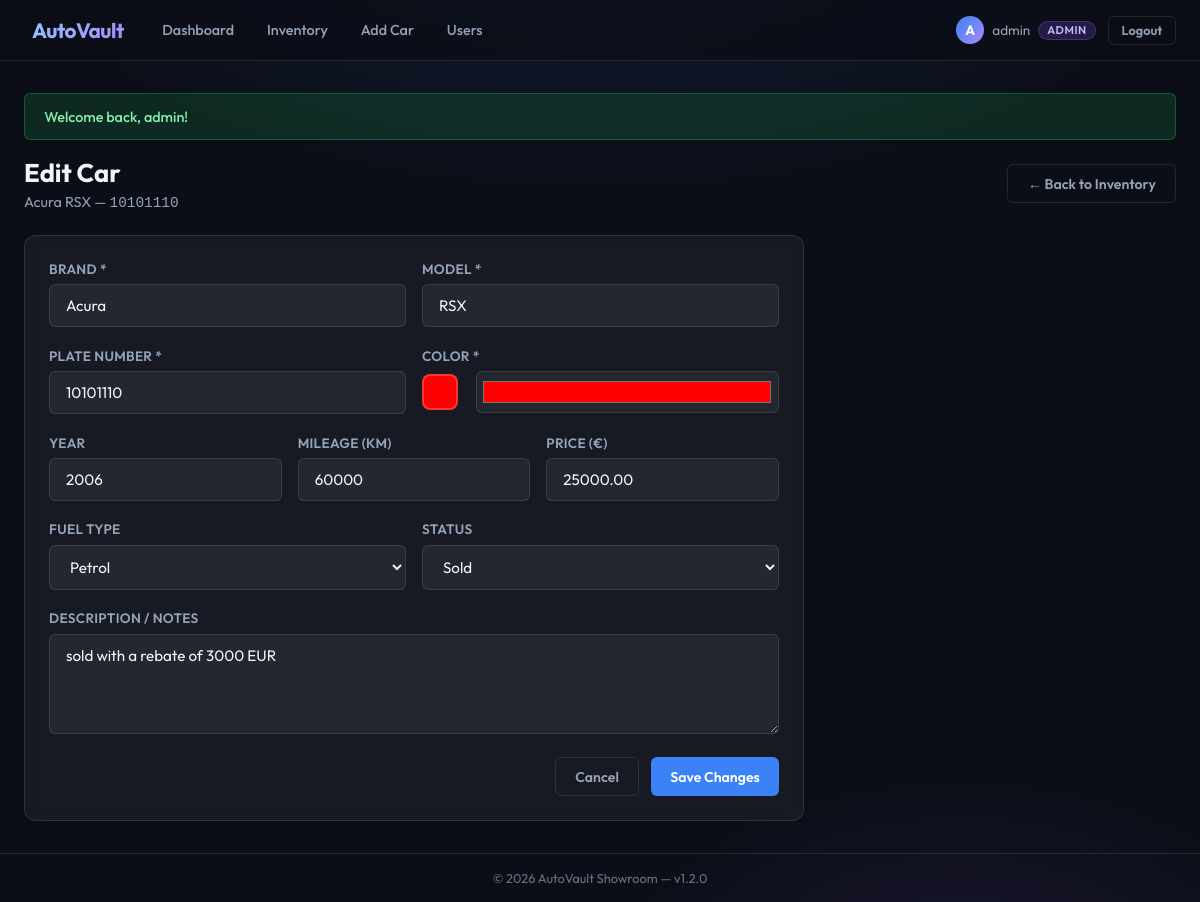
The page /edit_car.php?plate=10101110 (signed in) on the database its author committed.
### tables this page shows
CREATE TABLE `car_data` (
  `plate_number` varchar(20) NOT NULL,
  `car_model` varchar(120) NOT NULL,
  `brand` varchar(80) NOT NULL DEFAULT '',
  `year` year(4) DEFAULT NULL,
  `mileage` int(10) unsigned DEFAULT NULL,
  `price` decimal(12,2) DEFAULT NULL,
  `fuel_type` enum('petrol','diesel','electric','hybrid','lpg','other') NOT NULL DEFAULT 'petrol',
  `status` enum('available','sold','reserved') NOT NULL DEFAULT 'available',
  `description` text DEFAULT NULL,
  `color` varchar(50) NOT NULL,
  PRIMARY KEY (`plate_number`),
  CONSTRAINT `fk_car_data_cars` FOREIGN KEY (`plate_number`) REFERENCES `cars` (`plate_number`) ON DELETE CASCADE ON UPDATE CASCADE
);

CREATE TABLE `cars` (
  `plate_number` varchar(20) NOT NULL,
  `created_at` timestamp NOT NULL DEFAULT current_timestamp(),
  `updated_at` timestamp NOT NULL DEFAULT current_timestamp() ON UPDATE current_timestamp(),
  PRIMARY KEY (`plate_number`)
);

### App/Autoloader.php (called while the page is built, shortened)
<?php
spl_autoload_register(function ($class) {
    $base_dir = __DIR__ . '/';
    $relative_class = substr($class, 4);
    $file = $base_dir . str_replace('\\', '/', $relative_class) . '.php';
});

### App/Database.php (called while the page is built, shortened)
<?php
class Database {
    private static ?PDO $pdo = null;
    public static function getConnection(): PDO {
        if (self::$pdo === null) {
            $dsn = 'mysql:host=' . DB_HOST . ';dbname=' . DB_NAME . ';charset=' . DB_CHARSET;
            self::$pdo = new PDO($dsn, DB_USER, DB_PASS, [
                PDO::ATTR_ERRMODE            => PDO::ERRMODE_EXCEPTION,
                PDO::ATTR_DEFAULT_FETCH_MODE => PDO::FETCH_ASSOC,
                PDO::ATTR_EMULATE_PREPARES   => false,
            ]);
        }
        return self::$pdo;
    }
}

### App/Services/CarService.php (called while the page is built, shortened)
<?php
class CarService {
    private CarRepository $repo;
    public function __construct() {
        $this->repo = new CarRepository();
    }
    public function getCar(string $plate): ?array {
        return $this->repo->getByPlate($plate);
    }
}

### App/Repositories/CarRepository.php (called while the page is built, shortened)
<?php
class CarRepository {
    private PDO $pdo;
    public function __construct() {
        $this->pdo = Database::getConnection();
    }
    public function getByPlate(string $plate): ?array {
        $stmt = $this->pdo->prepare('
            SELECT c.plate_number, cd.brand, cd.car_model, cd.color, cd.year, cd.mileage,
                   cd.price, cd.fuel_type, cd.status, cd.description, c.created_at, c.updated_at
            FROM cars c
            JOIN car_data cd ON c.plate_number = cd.plate_number
            WHERE c.plate_number = ?
        ');
        $stmt->execute([$plate]);
        $car = $stmt->fetch();
        return $car ?: null;
    }
}

### edit_car.php (the view, shortened to what this page needs)
<?php
require_once __DIR__ . '/config.php';
require_once __DIR__ . '/layout.php';
$plate = trim($_GET['plate'] ?? '');
$carService = new \App\Services\CarService();
$car = $carService->getCar($plate);
$vals   = $car;
?>
<div class="page-header">
  <div>
    <h1 class="page-title"><?= isAdmin() ? 'Edit Car' : 'Update Status &amp; Notes' ?></h1>
    <p class="page-subtitle">
      <?= h($car['brand']) ?> <?= h($car['car_model']) ?> &mdash;
      <code><?= h($car['plate_number']) ?></code>
    </p>
  </div>
  <a href="cars.php" class="btn btn-ghost">← Back to Inventory</a>
</div>
<?php if (isAdmin()): ?>
<div class="card" style="max-width:780px">
  <form method="post" action="edit_car.php?plate=<?= urlencode($plate) ?>">
    <div class="form-row">
      <div class="form-group">
        <label class="form-label" for="brand">Brand *</label>
        <input id="brand" type="text" name="brand" class="form-control"
               value="<?= h($vals['brand']) ?>" required maxlength="80">
      </div>
      <div class="form-group">
        <label class="form-label" for="car_model">Model *</label>
        <input id="car_model" type="text" name="car_model" class="form-control"
               value="<?= h($vals['car_model']) ?>" required maxlength="120">
      </div>
    </div>
    <div class="form-row">
      <div class="form-group">
        <label class="form-label" for="plate_number">Plate Number *</label>
        <input id="plate_number" type="text" name="plate_number" class="form-control"
               value="<?= h($vals['plate_number']) ?>" required maxlength="20"
               style="text-transform:uppercase">
      </div>
      <div class="form-group">
        <label class="form-label" for="colorInput">Color *</label>
        <div style="display:flex;gap:.75rem;align-items:center">
          <span id="colorPreview" data-color-for="colorInput" class="color-swatch"
                style="width:36px;height:36px;border-radius:8px;flex-shrink:0;background:<?= h($vals['color']) ?>"></span>
          <input id="colorInput" type="color" name="color" class="form-control"
                 value="<?= h($vals['color']) ?>" style="height:42px;padding:.3rem">
        </div>
      </div>
    </div>
    <div class="form-row-3">
      <div class="form-group">
        <label class="form-label" for="year">Year</label>
        <input id="year" type="number" name="year" class="form-control"
               value="<?= h((string)($vals['year'] ?? '')) ?>"
               min="1886" max="<?= date('Y')+1 ?>">
      </div>
      <div class="form-group">
        <label class="form-label" for="mileage">Mileage (km)</label>
        <input id="mileage" type="number" name="mileage" class="form-control"
               value="<?= h((string)($vals['mileage'] ?? '')) ?>" min="0">
      </div>
      <div class="form-group">
        <label class="form-label" for="price">Price (€)</label>
        <input id="price" type="number" name="price" class="form-control"
               value="<?= h((string)($vals['price'] ?? '')) ?>" min="0" step="0.01">
      </div>
    </div>
    <div class="form-row">
      <div class="form-group">
        <label class="form-label" for="fuel_type">Fuel Type</label>
        <select id="fuel_type" name="fuel_type" class="form-control">
          <?php foreach(['petrol','diesel','electric','hybrid','lpg','other'] as $f): ?>
            <option value="<?= $f ?>" <?= ($vals['fuel_type']??'')===$f?'selected':'' ?>><?= ucfirst($f) ?></option>
          <?php endforeach; ?>
        </select>
      </div>
      <div class="form-group">
        <label class="form-label" for="status">Status</label>
        <select id="status" name="status" class="form-control">
          <?php foreach(['available','sold','reserved'] as $s): ?>
            <option value="<?= $s ?>" <?= ($vals['status']??'')===$s?'selected':'' ?>><?= ucfirst($s) ?></option>
          <?php endforeach; ?>
        </select>
      </div>
    </div>
    <div class="form-group">
      <label class="form-label" for="description">Description / Notes</label>
      <textarea id="description" name="description" class="form-control"
                placeholder="Optional notes…" maxlength="2000"><?= h($vals['description'] ?? '') ?></textarea>
    </div>
    <div style="display:flex;gap:.75rem;justify-content:flex-end;margin-top:.5rem">
      <a href="cars.php" class="btn btn-ghost">Cancel</a>
      <button type="submit" class="btn btn-primary">Save Changes</button>
    </div>
  </form>
</div>
<?php endif; ?>

### assets/css/style.css (style rules this page uses)
:root { --bg-base: #0b0e17; --bg-card: rgba(255,255,255,.05); --bg-card-hover: rgba(255,255,255,.09); --border: rgba(255,255,255,.10); --border-hover: rgba(99,179,237,.45); --accent: #3b82f6; --accent-dark: #2563eb; --accent-glow: rgba(59,130,246,.35); --danger: #ef4444; --danger-dark: #dc2626; --success: #22c55e; --warning: #f59e0b; --info: #38bdf8; --text-primary: #f1f5f9; --text-muted: #94a3b8; --text-dim: #64748b; --radius-sm: 6px; --radius: 12px; --radius-lg: 18px; --shadow: 0 8px 32px rgba(0,0,0,.45); --transition: .22s cubic-bezier(.4,0,.2,1); --font: 'Outfit', system-ui, sans-serif; }
*,*::before,*::after { box-sizing:border-box; margin:0; padding:0; }
html { font-size:16px; scroll-behavior:smooth; }
body { font-family: var(--font); background: var(--bg-base); color: var(--text-primary); min-height: 100vh; display: flex; flex-direction: column; background-image: radial-gradient(ellipse 80% 60% at 50% -20%, rgba(59,130,246,.18) 0%, transparent 70%), radial-gradient(ellipse 50% 40% at 80% 110%, rgba(139,92,246,.12) 0%, transparent 60%); }
a { color: var(--accent); text-decoration: none; }
.btn { display: inline-flex; align-items: center; gap: .4rem; padding: .6rem 1.2rem; border-radius: var(--radius-sm); font-family: var(--font); font-size: .88rem; font-weight: 600; cursor: pointer; border: none; transition: all var(--transition); white-space: nowrap; text-decoration: none; }
.btn-primary { background: var(--accent); color:#fff; }
.btn-ghost { background: transparent; border: 1px solid var(--border); color: var(--text-muted); }
.card { background: var(--bg-card); border: 1px solid var(--border); border-radius: var(--radius); padding: 1.5rem; backdrop-filter: blur(8px); transition: border-color var(--transition), box-shadow var(--transition); }
.form-group { margin-bottom: 1.2rem; }
.form-label { display: block; font-size: .85rem; font-weight: 600; color: var(--text-muted); margin-bottom: .4rem; letter-spacing: .3px; text-transform: uppercase; }
.form-control { width: 100%; padding: .7rem 1rem; background: rgba(255,255,255,.06); border: 1px solid var(--border); border-radius: var(--radius-sm); color: var(--text-primary); font-family: var(--font); font-size: .95rem; transition: border-color var(--transition), box-shadow var(--transition); outline: none; }
.form-control::placeholder { color: var(--text-dim); }
select.form-control option { background: #1e293b; }
.form-row { display: grid; grid-template-columns: 1fr 1fr; gap: 1rem; }
.form-row-3 { display: grid; grid-template-columns: 1fr 1fr 1fr; gap: 1rem; }
textarea.form-control { resize: vertical; min-height: 100px; }
.page-header { display: flex; align-items: center; justify-content: space-between; margin-bottom: 1.5rem; flex-wrap: wrap; gap: 1rem; }
.page-title { font-size: 1.6rem; font-weight: 700; }
.page-subtitle { color: var(--text-muted); font-size: .9rem; margin-top: .2rem; }
.color-swatch { display: inline-block; width: 18px; height: 18px; border-radius: 50%; border: 2px solid rgba(255,255,255,.2); vertical-align: middle; margin-right: .35rem; }

### rows shown on the page
car_data: brand "Acura", car_model "RSX", plate_number.plate_number "10101110", plate_number "10101110", color "#ff0000", year "2006", mileage "60000", price "25000.00", fuel_type "Petrol", status "Sold", description "sold with a rebate of 3000 EUR"

### other values the page prints
$label "Dashboard"
$label "Inventory"
$label "Add Car"
$label "Users"
$user[0] "A"
$user "admin"
$role "ADMIN"
$msg "Welcome back, admin!"
$version "1.2.0"
